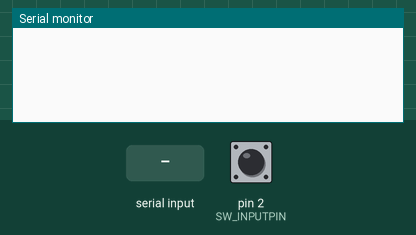
This sketch was run on a simulated Arduino Uno, built with avr-gcc and run on an emulated ATmega328P. Shown: the last lines printed to the serial monitor. The inputs (shaded band) are chosen by the test bench; at power-on: pin 2 (SW_INPUTPIN) HIGH.

Above: at 1.2 s.
1.3 s: pin 2 (SW_INPUTPIN) pulled LOW for 0.15 s
At 1.8 s:
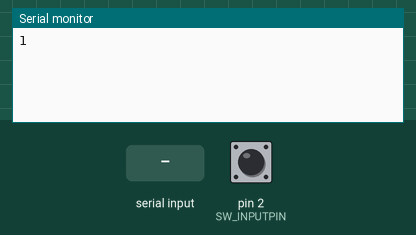
3.0 s: "1" received over Serial
At 4.6 s:
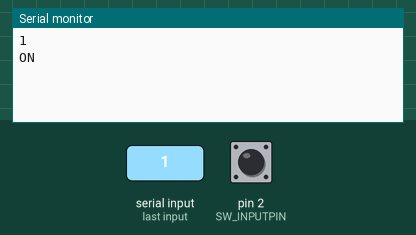
5.5 s: "v" received over Serial
At 7.6 s:
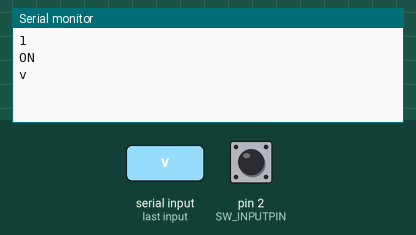
8.5 s: "a" received over Serial
At 11.2 s:
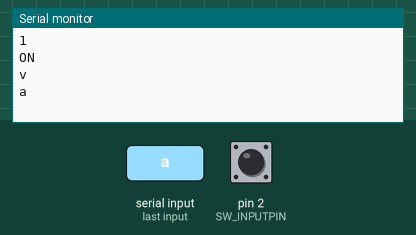
11.5 s: pin 2 (SW_INPUTPIN) pulled LOW for 1 s
At 13.2 s:
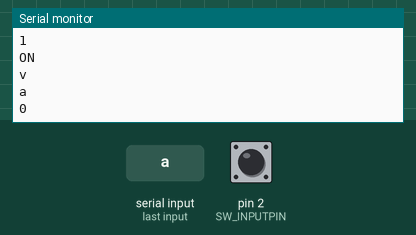

The sketch:

serial.ino
```cpp
#include <SoftwareSerial.h>
#define rxPin 3
#define txPin 4
#define SW_INPUTPIN 2
bool button_status ;
bool button_status_1;
int count;
int count_1;
int count_1_interrupt;
String c = "";
String d = "";
String command = "";
unsigned long previousMillis = 0;
const long interval = 30000;

SoftwareSerial serial1 = SoftwareSerial(rxPin, txPin);

void setup() {
  // put your setup code here, to run once:
  pinMode(rxPin, INPUT);
  pinMode(txPin, OUTPUT);
  pinMode(SW_INPUTPIN, INPUT_PULLUP);
  Serial.begin(9600);
  serial1.begin(9600);

}

//Serial is GUI
//Serial1 (for Mega) is Ext.Equipment
//serial1 (for Uno) is Ext.Equipment
void loop() {
  //interrupt 100 sec DC off
  unsigned long currentMillis = millis();
  if  (count_1_interrupt == 1 && (currentMillis - previousMillis >= interval)) {
    Serial.println("0");
    serial1.println("CONFigure:OUTPut OFF");
    delay(100);
    serial1.println("CONFigure:OUTPut OFF");
    count_1 = 0;
    count = 0;
    previousMillis = currentMillis;
  }

  //ON-OFF(Foot button)---------------------------------
  int SW_INPUT = digitalRead(SW_INPUTPIN);
  if (SW_INPUT == LOW) {
    while (button_status < 1) {
      delay(200);
      button_status++;
      button_status_1 = 0;
      count++;
      count_1 = count;
    }
  }
  else {
    while (button_status_1 < 1) {
      delay(200);
      button_status = 0;
      button_status_1++;
    }
  }
  if (count_1 == 1) {
    count_1_interrupt = 1;
    Serial.println("1");
    serial1.println("CONFigure:OUTPut ON");
    delay(100);
    serial1.println("CONFigure:OUTPut ON");
    count_1 = 0;
  }

  else if (count_1 == 2) {
    Serial.println("0");
    serial1.println("CONFigure:OUTPut OFF");
    delay(100);
    serial1.println("CONFigure:OUTPut OFF");
    count_1 = 0;
    count = 0;
    previousMillis = currentMillis;
  }
  //ON-OFF(GUI)---------------------------------
  if (Serial.available() > 0) {
    c = Serial.readString();
    if (c == "1") {
      serial1.println("CONFigure:OUTPut ON");
      Serial.println("ON");
      delay(100);
      serial1.println("CONFigure:OUTPut ON");
    } else if (c == "0") {
      serial1.println("CONFigure:OUTPut OFF");
      delay(100);
      serial1.println("CONFigure:OUTPut OFF");
    } else {
      //Set point------------------------------
      String setType = c.substring(0, 1);
      String setValue = c.substring(2, 5);  //recieve max 999
      if (setType == "v") {
        serial1.println("sour:volt " + setValue);
        delay(500);
      } else if (setType == "a") {
        serial1.println("SOURce:CURRent " + setValue);
        delay(500);
      }
      //send to DC directly--------------------
      Serial.println(c);
      d = serial1.readString();
      //delay(500);
      Serial.println(d);
      serial1.println("*cls");

    }
  }

}
```

Measured:
- after the input at 1.3 s, the serial monitor: prints a new line after 0.20 s (image 1)
- after the input at 3.0 s, the serial monitor: prints a new line after 1.0 s (image 2)
- after the input at 5.5 s, the serial monitor: prints a new line after 1.5 s (image 3)
- after the input at 8.5 s, the serial monitor: prints a new line after 1.5 s (image 4)
- after the input at 11.5 s, the serial monitor: prints a new line after 0.20 s (image 5)
